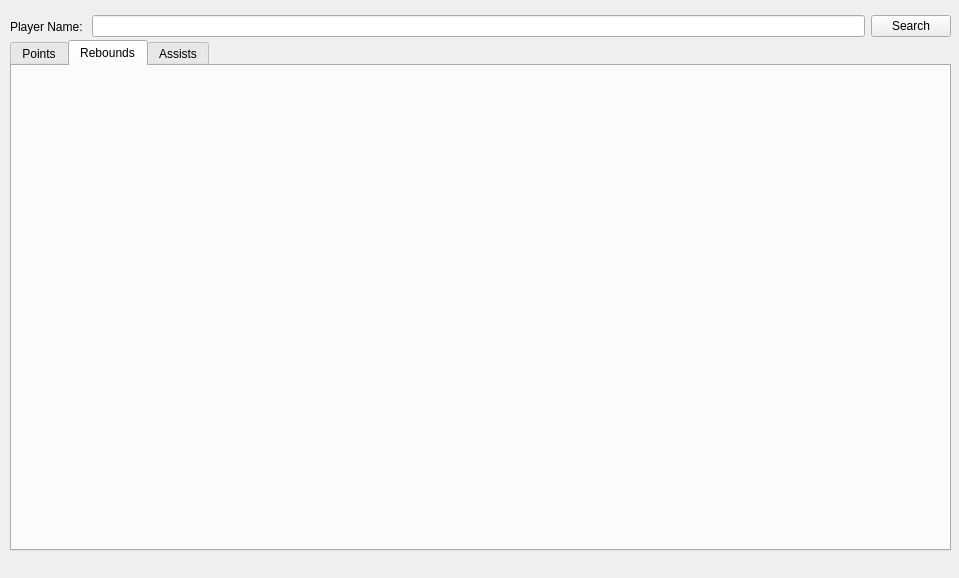
<?xml version="1.0" encoding="UTF-8"?>
<ui version="4.0">
 <class>MainWindow</class>
 <widget class="QMainWindow" name="MainWindow">
  <property name="geometry">
   <rect>
    <x>0</x>
    <y>0</y>
    <width>959</width>
    <height>578</height>
   </rect>
  </property>
  <property name="windowTitle">
   <string>AnalyzePlayer</string>
  </property>
  <widget class="QWidget" name="centralwidget">
   <widget class="QTabWidget" name="tabWidget">
    <property name="geometry">
     <rect>
      <x>10</x>
      <y>40</y>
      <width>941</width>
      <height>511</height>
     </rect>
    </property>
    <property name="currentIndex">
     <number>1</number>
    </property>
    <widget class="QWidget" name="tab">
     <attribute name="title">
      <string>Points</string>
     </attribute>
     <widget class="QWidget" name="verticalLayoutWidget">
      <property name="geometry">
       <rect>
        <x>0</x>
        <y>0</y>
        <width>931</width>
        <height>481</height>
       </rect>
      </property>
      <layout class="QVBoxLayout" name="pointsGraph"/>
     </widget>
     <widget class="QLabel" name="label_3">
      <property name="geometry">
       <rect>
        <x>360</x>
        <y>490</y>
        <width>41</width>
        <height>21</height>
       </rect>
      </property>
      <property name="text">
       <string>Years</string>
      </property>
     </widget>
    </widget>
    <widget class="QWidget" name="tab_2">
     <attribute name="title">
      <string>Rebounds</string>
     </attribute>
     <widget class="QWidget" name="verticalLayoutWidget_2">
      <property name="geometry">
       <rect>
        <x>0</x>
        <y>0</y>
        <width>931</width>
        <height>481</height>
       </rect>
      </property>
      <layout class="QVBoxLayout" name="reboundsGraph"/>
     </widget>
    </widget>
    <widget class="QWidget" name="tab_3">
     <attribute name="title">
      <string>Assists</string>
     </attribute>
     <widget class="QWidget" name="verticalLayoutWidget_3">
      <property name="geometry">
       <rect>
        <x>0</x>
        <y>0</y>
        <width>931</width>
        <height>481</height>
       </rect>
      </property>
      <layout class="QVBoxLayout" name="assistsGraph"/>
     </widget>
    </widget>
   </widget>
   <widget class="QWidget" name="layoutWidget">
    <property name="geometry">
     <rect>
      <x>10</x>
      <y>10</y>
      <width>941</width>
      <height>33</height>
     </rect>
    </property>
    <layout class="QHBoxLayout" name="horizontalLayout">
     <item>
      <widget class="QLabel" name="label">
       <property name="text">
        <string>Player Name: </string>
       </property>
      </widget>
     </item>
     <item>
      <widget class="QLineEdit" name="playerName"/>
     </item>
     <item>
      <widget class="QPushButton" name="search">
       <property name="text">
        <string>Search</string>
       </property>
      </widget>
     </item>
    </layout>
   </widget>
  </widget>
 </widget>
 <resources/>
 <connections/>
</ui>
